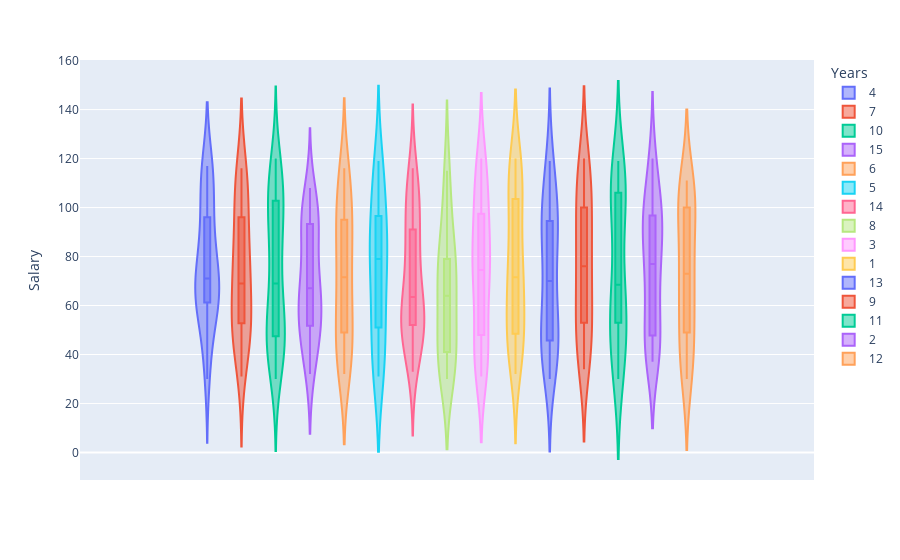

Write notebook code for a chart like this one.
### Code cell
xp.violin(employees, y="Salary", color="Years", box=True)

### Figure 1 — Plotly figure (JSON) as saved in the notebook; plotly's stock layout.template omitted (floating-point values rounded to 4 significant figures)
{"data": [{"alignmentgroup": "True", "box": {"visible": true}, "hovertemplate": "Years=4<br>Salary=%{y}<extra></extra>", "legendgroup": "4", "marker": {"color": "#636efa"}, "name": "4", "offsetgroup": "4", "orientation": "v", "scalegroup": "True", "showlegend": true, "type": "violin", "x0": " ", "xaxis": "x", "y": [58, 71, 42, 62, 70, 78, 30, 61, 96, 111, 65, 66, 79, 51, 92, 36, 117, 114, 110, 68, 62, 70, 59, 86, 59, 71, 100, 117, 96, 79, 115], "y0": " ", "yaxis": "y"}, {"alignmentgroup": "True", "box": {"visible": true}, "hovertemplate": "Years=7<br>Salary=%{y}<extra></extra>", "legendgroup": "7", "marker": {"color": "#EF553B"}, "name": "7", "offsetgroup": "7", "orientation": "v", "scalegroup": "True", "showlegend": true, "type": "violin", "x0": " ", "xaxis": "x", "y": [45, 102, 69, 107, 84, 55, 69, 111, 94, 84, 41, 48, 69, 116, 54, 45, 75, 56, 86, 31, 114, 107, 57, 78, 49], "y0": " ", "yaxis": "y"}, {"alignmentgroup": "True", "box": {"visible": true}, "hovertemplate": "Years=10<br>Salary=%{y}<extra></extra>", "legendgroup": "10", "marker": {"color": "#00cc96"}, "name": "10", "offsetgroup": "10", "orientation": "v", "scalegroup": "True", "showlegend": true, "type": "violin", "x0": " ", "xaxis": "x", "y": [52, 44, 96, 109, 33, 75, 36, 81, 69, 51, 67, 86, 105, 110, 92, 97, 63, 30, 120, 105, 46, 109, 48, 43, 45, 49, 102, 115, 41, 90, 54, 82, 49, 58, 40, 112, 110], "y0": " ", "yaxis": "y"}, {"alignmentgroup": "True", "box": {"visible": true}, "hovertemplate": "Years=15<br>Salary=%{y}<extra></extra>", "legendgroup": "15", "marker": {"color": "#ab63fa"}, "name": "15", "offsetgroup": "15", "orientation": "v", "scalegroup": "True", "showlegend": true, "type": "violin", "x0": " ", "xaxis": "x", "y": [33, 51, 52, 103, 70, 42, 66, 59, 96, 95, 94, 61, 108, 99, 93, 58, 68, 57, 101, 81, 72, 46, 57, 46, 88, 84, 32, 44, 67], "y0": " ", "yaxis": "y"}, {"alignmentgroup": "True", "box": {"visible": true}, "hovertemplate": "Years=6<br>Salary=%{y}<extra></extra>", "legendgroup": "6", "marker": {"color": "#FFA15A"}, "name": "6", "offsetgroup": "6", "orientation": "v", "scalegroup": "True", "showlegend": true, "type": "violin", "x0": " ", "xaxis": "x", "y": [38, 50, 38, 91, 61, 101, 32, 73, 53, 36, 95, 35, 86, 72, 71, 95, 110, 94, 38, 103, 48, 114, 81, 112, 87, 52, 113, 116, 49, 35, 90, 67, 58, 67], "y0": " ", "yaxis": "y"}, {"alignmentgroup": "True", "box": {"visible": true}, "hovertemplate": "Years=5<br>Salary=%{y}<extra></extra>", "legendgroup": "5", "marker": {"color": "#19d3f3"}, "name": "5", "offsetgroup": "5", "orientation": "v", "scalegroup": "True", "showlegend": true, "type": "violin", "x0": " ", "xaxis": "x", "y": [33, 82, 85, 51, 32, 113, 57, 115, 99, 35, 50, 106, 71, 58, 31, 94, 31, 84, 116, 51, 72, 88, 54, 83, 79, 79, 100, 119], "y0": " ", "yaxis": "y"}, {"alignmentgroup": "True", "box": {"visible": true}, "hovertemplate": "Years=14<br>Salary=%{y}<extra></extra>", "legendgroup": "14", "marker": {"color": "#FF6692"}, "name": "14", "offsetgroup": "14", "orientation": "v", "scalegroup": "True", "showlegend": true, "type": "violin", "x0": " ", "xaxis": "x", "y": [53, 85, 101, 104, 87, 114, 68, 33, 51, 88, 81, 101, 116, 38, 58, 78, 64, 46, 39, 53, 56, 56, 46, 54, 75, 50, 63, 106, 107, 48, 94, 58], "y0": " ", "yaxis": "y"}, {"alignmentgroup": "True", "box": {"visible": true}, "hovertemplate": "Years=8<br>Salary=%{y}<extra></extra>", "legendgroup": "8", "marker": {"color": "#B6E880"}, "name": "8", "offsetgroup": "8", "orientation": "v", "scalegroup": "True", "showlegend": true, "type": "violin", "x0": " ", "xaxis": "x", "y": [50, 60, 31, 85, 49, 30, 78, 78, 47, 101, 41, 35, 71, 74, 33, 113, 72, 80, 115, 67, 41, 61, 93, 37], "y0": " ", "yaxis": "y"}, {"alignmentgroup": "True", "box": {"visible": true}, "hovertemplate": "Years=3<br>Salary=%{y}<extra></extra>", "legendgroup": "3", "marker": {"color": "#FF97FF"}, "name": "3", "offsetgroup": "3", "orientation": "v", "scalegroup": "True", "showlegend": true, "type": "violin", "x0": " ", "xaxis": "x", "y": [104, 94, 82, 80, 97, 98, 120, 74, 40, 72, 31, 74, 98, 53, 118, 87, 49, 108, 79, 68, 92, 79, 118, 81, 74, 38, 66, 56, 96, 42, 104, 109, 59, 56, 35, 108, 60, 120, 37, 36, 70, 86, 72, 33, 119, 83, 45, 88, 42, 111, 75, 31, 118, 32, 32, 47], "y0": " ", "yaxis": "y"}, {"alignmentgroup": "True", "box": {"visible": true}, "hovertemplate": "Years=1<br>Salary=%{y}<extra></extra>", "legendgroup": "1", "marker": {"color": "#FECB52"}, "name": "1", "offsetgroup": "1", "orientation": "v", "scalegroup": "True", "showlegend": true, "type": "violin", "x0": " ", "xaxis": "x", "y": [114, 46, 44, 99, 102, 114, 59, 119, 45, 117, 94, 32, 70, 110, 88, 71, 82, 106, 34, 39, 57, 77, 70, 51, 112, 63, 47, 79, 76, 117, 72, 50, 68, 96, 86, 42, 105, 58, 62, 120, 45, 119, 34, 47], "y0": " ", "yaxis": "y"}, {"alignmentgroup": "True", "box": {"visible": true}, "hovertemplate": "Years=13<br>Salary=%{y}<extra></extra>", "legendgroup": "13", "marker": {"color": "#636efa"}, "name": "13", "offsetgroup": "13", "orientation": "v", "scalegroup": "True", "showlegend": true, "type": "violin", "x0": " ", "xaxis": "x", "y": [85, 53, 95, 118, 71, 35, 113, 108, 89, 101, 50, 98, 69, 70, 91, 93, 50, 119, 64, 45, 38, 40, 38, 40, 43, 30, 59, 100, 84, 93, 48], "y0": " ", "yaxis": "y"}, {"alignmentgroup": "True", "box": {"visible": true}, "hovertemplate": "Years=9<br>Salary=%{y}<extra></extra>", "legendgroup": "9", "marker": {"color": "#EF553B"}, "name": "9", "offsetgroup": "9", "orientation": "v", "scalegroup": "True", "showlegend": true, "type": "violin", "x0": " ", "xaxis": "x", "y": [79, 56, 37, 76, 75, 97, 117, 87, 72, 114, 109, 48, 120, 34, 43, 100, 41, 37, 95, 44, 61, 102, 114, 52, 100, 88, 56, 81, 61, 117, 66], "y0": " ", "yaxis": "y"}, {"alignmentgroup": "True", "box": {"visible": true}, "hovertemplate": "Years=11<br>Salary=%{y}<extra></extra>", "legendgroup": "11", "marker": {"color": "#00cc96"}, "name": "11", "offsetgroup": "11", "orientation": "v", "scalegroup": "True", "showlegend": true, "type": "violin", "x0": " ", "xaxis": "x", "y": [111, 71, 111, 111, 105, 55, 106, 65, 30, 34, 74, 89, 41, 30, 93, 32, 66, 94, 47, 119, 53, 45, 107, 53, 61, 53, 54, 113, 105, 118], "y0": " ", "yaxis": "y"}, {"alignmentgroup": "True", "box": {"visible": true}, "hovertemplate": "Years=2<br>Salary=%{y}<extra></extra>", "legendgroup": "2", "marker": {"color": "#ab63fa"}, "name": "2", "offsetgroup": "2", "orientation": "v", "scalegroup": "True", "showlegend": true, "type": "violin", "x0": " ", "xaxis": "x", "y": [71, 87, 38, 64, 97, 61, 98, 90, 92, 68, 47, 75, 99, 57, 120, 37, 73, 43, 43, 41, 38, 102, 100, 83, 96, 77, 50, 83, 94, 108, 96, 47, 43, 118, 119], "y0": " ", "yaxis": "y"}, {"alignmentgroup": "True", "box": {"visible": true}, "hovertemplate": "Years=12<br>Salary=%{y}<extra></extra>", "legendgroup": "12", "marker": {"color": "#FFA15A"}, "name": "12", "offsetgroup": "12", "orientation": "v", "scalegroup": "True", "showlegend": true, "type": "violin", "x0": " ", "xaxis": "x", "y": [30, 33, 93, 109, 105, 50, 61, 68, 47, 33, 70, 75, 33, 73, 109, 64, 49, 91, 78, 32, 79, 49, 106, 111, 97, 103, 43, 72, 51, 107, 99, 96, 108], "y0": " ", "yaxis": "y"}], "layout": {"legend": {"title": {"text": "Years"}, "tracegroupgap": 0}, "margin": {"t": 60}, "violinmode": "group", "xaxis": {"anchor": "y", "domain": [0, 1]}, "yaxis": {"anchor": "x", "domain": [0, 1], "title": {"text": "Salary"}}}}
